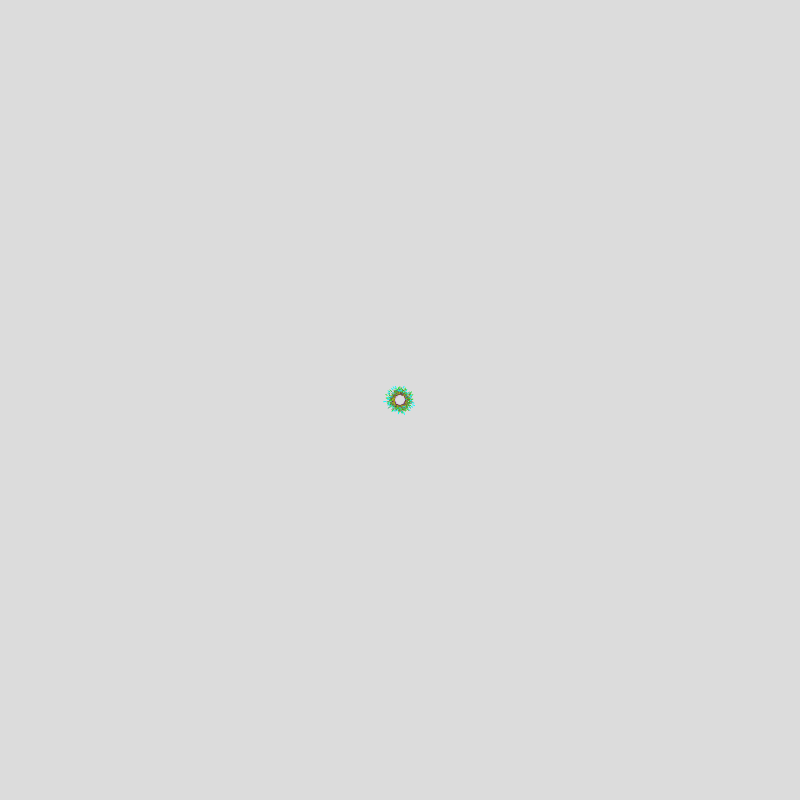
Frame 1 (no input)
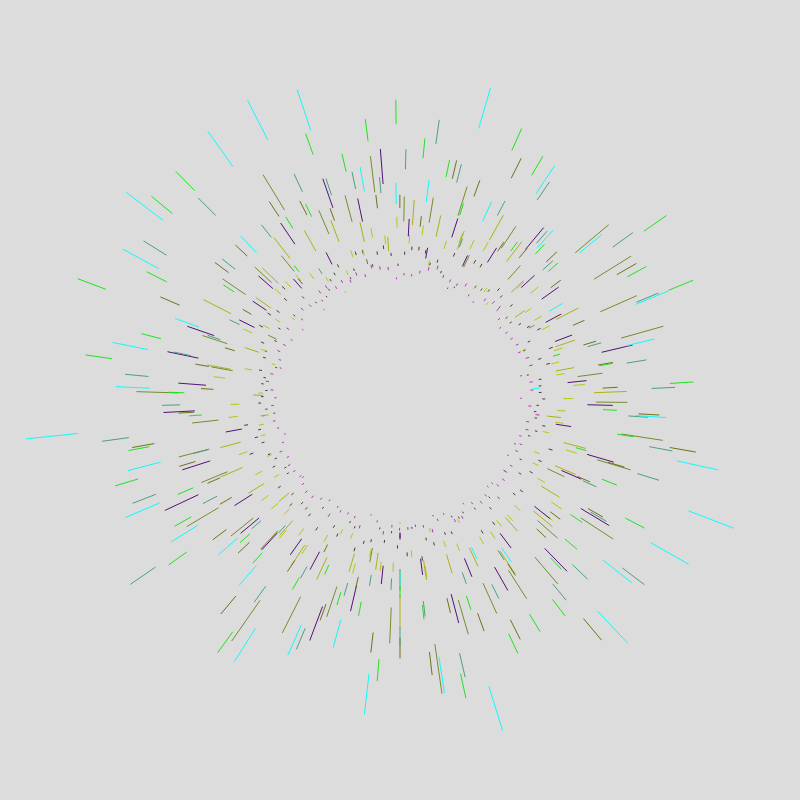
Frame 60 (no input)
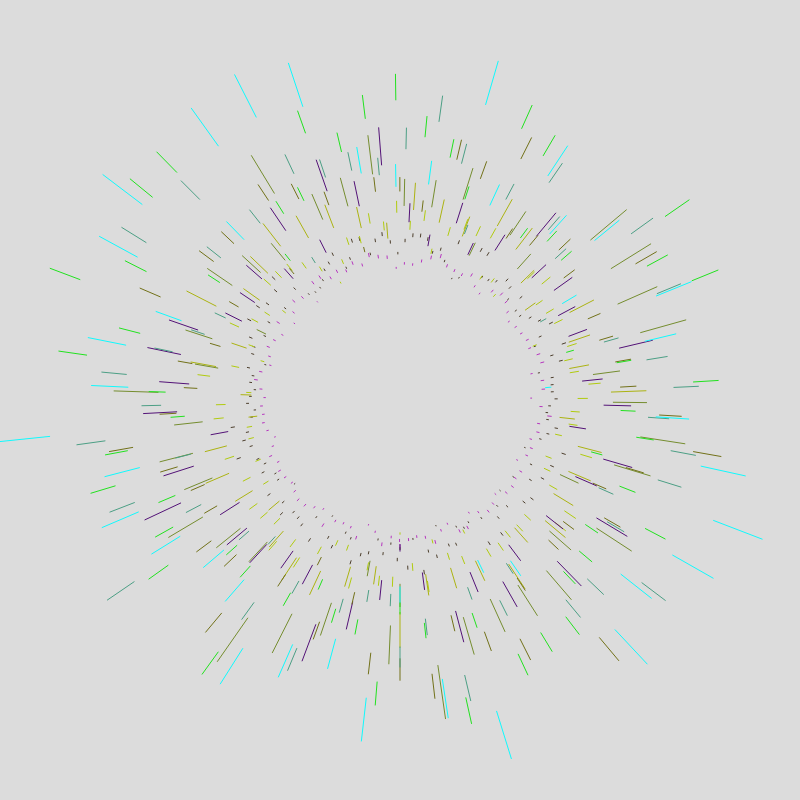
Frame 120 (the mouse pressed at the canvas centre since frame 60)

The p5.js sketch that drew these frames (run headless with seeded random() and noise() and a simulated clock; from frame 60 on, the mouse is pressed at the canvas centre):

// p5.js sketch
// ── sketch.js
let step = 0;
let number = 10;
let index = 0;
let speed = 5;
let r1= 5;
let array = [];


function setup() {
  createCanvas(800, 800);
  for(let i = 0; i<number; i++)
  { array[i] = [];
    array[i][0] = (i+1)/4;
    array[i][1] = color(random(255), random(255), random(255));
    array[i][2] = random(0.05,10);
    array[i][3] = array[i][2]*random(0.01,0.05);
  }
}

function hanabi(r2,color,dense,length) {
  let cita = 0;
  while(cita<360)
  {
    ranlen = noise(cita, index)*r1*r2;
    r_revision = ranlen+r1;
    r_revision_end = r_revision+ranlen*length;
    
    stroke(color);
    strokeWeight(1);
    line(r_revision*sin(radians(cita))+400,r_revision*cos(radians(cita))+400,r_revision_end*sin(radians(cita))+400,r_revision_end*cos(radians(cita))+400);
    cita = cita+dense;
  }
  index = index+1;
}

function draw(){
  background(220);
  for(let i = 0;i<number;i++)
    {
      hanabi(array[i][0],array[i][1],array[i][2],array[i][3]);
    }
  step = step + 1;
  index = 0;
  speed = speed * 0.96;
  r1 = r1+ speed;
}
